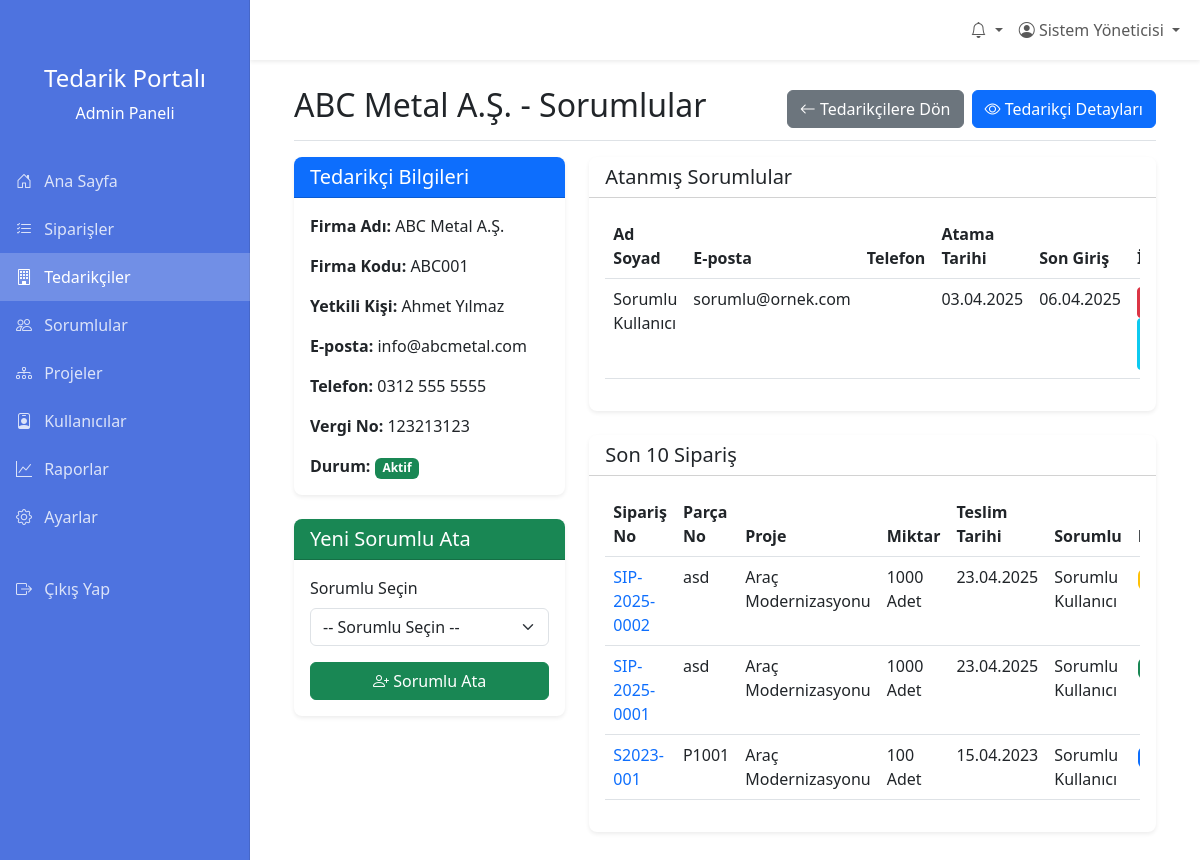
The app's page /admin/tedarikci_sorumlular.php?id=1 (signed in) with its own data.
### tables this page shows
CREATE TABLE `tedarikciler` (
  `id` int(11) NOT NULL,
  `firma_adi` varchar(255) NOT NULL,
  `firma_kodu` varchar(50) DEFAULT NULL,
  `adres` text DEFAULT NULL,
  `il` varchar(255) NOT NULL,
  `ilce` varchar(255) NOT NULL,
  `telefon` varchar(20) DEFAULT NULL,
  `email` varchar(100) DEFAULT NULL,
  `yetkili_kisi` varchar(100) DEFAULT NULL,
  `vergi_dairesi` varchar(255) NOT NULL,
  `vergi_no` varchar(20) DEFAULT NULL,
  `aktif` tinyint(1) NOT NULL DEFAULT 1,
  `olusturan_id` int(11) NOT NULL,
  `olusturma_tarihi` datetime DEFAULT current_timestamp(),
  `guncelleme_tarihi` datetime DEFAULT NULL ON UPDATE current_timestamp(),
  `kullanici_id` int(11) DEFAULT NULL,
  `aciklama` varchar(255) NOT NULL
);

CREATE TABLE `sorumluluklar` (
  `id` int(11) NOT NULL,
  `sorumlu_id` int(11) NOT NULL,
  `tedarikci_id` int(11) NOT NULL,
  `atama_tarihi` datetime DEFAULT current_timestamp(),
  `olusturan_id` int(11) NOT NULL
);

CREATE TABLE `kullanicilar` (
  `id` int(11) NOT NULL,
  `kullanici_adi` varchar(50) NOT NULL,
  `sifre` varchar(255) NOT NULL,
  `ad_soyad` varchar(100) NOT NULL,
  `email` varchar(100) NOT NULL,
  `telefon` varchar(20) DEFAULT NULL,
  `rol` enum('Admin','Sorumlu','Tedarikci') NOT NULL DEFAULT 'Tedarikci',
  `firma_id` int(11) DEFAULT NULL,
  `aktif` tinyint(1) NOT NULL DEFAULT 1,
  `son_giris` datetime DEFAULT NULL,
  `olusturma_tarihi` datetime DEFAULT current_timestamp(),
  `guncelleme_tarihi` date NOT NULL DEFAULT current_timestamp()
);

CREATE TABLE `siparisler` (
  `id` int(11) NOT NULL,
  `siparis_no` varchar(50) NOT NULL,
  `parca_no` varchar(50) NOT NULL,
  `tanim` varchar(255) DEFAULT NULL,
  `proje_id` int(11) DEFAULT NULL,
  `tedarikci_id` int(11) DEFAULT NULL,
  `sorumlu_id` int(11) DEFAULT NULL,
  `acilis_tarihi` date NOT NULL,
  `parca_adi` varchar(255) NOT NULL,
  `teslim_tarihi` date DEFAULT NULL,
  `miktar` int(11) DEFAULT 0,
  `birim` varchar(20) DEFAULT NULL,
  `kalan_miktar` int(11) DEFAULT 0,
  `teslim_edilen_miktar` int(11) NOT NULL,
  `durum_id` int(11) NOT NULL,
  `fai` tinyint(1) DEFAULT 0,
  `paketleme` varchar(100) DEFAULT NULL,
  `satinalmaci` varchar(100) DEFAULT NULL,
  `alt_malzeme` text DEFAULT NULL,
  `tedarikci_tarihi` date DEFAULT NULL,
  `tedarikci_notu` text DEFAULT NULL,
  `onaylanan_revizyon` varchar(50) DEFAULT NULL,
  `tedarikci_parca_no` varchar(50) DEFAULT NULL,
  `vehicle_id` varchar(50) DEFAULT NULL,
  `olusturan_id` int(11) NOT NULL,
  `olusturma_tarihi` datetime DEFAULT current_timestamp(),
  `guncelleme_tarihi` datetime DEFAULT NULL ON UPDATE current_timestamp(),
  `aciklama` varchar(255) NOT NULL
);

CREATE TABLE `projeler` (
  `id` int(11) NOT NULL,
  `proje_kodu` varchar(255) NOT NULL,
  `proje_adi` varchar(255) NOT NULL,
  `proje_yoneticisi` varchar(255) DEFAULT NULL,
  `proje_aciklama` text DEFAULT NULL,
  `baslangic_tarihi` date DEFAULT NULL,
  `bitis_tarihi` date DEFAULT NULL,
  `durum` enum('Aktif','Tamamlandi','Beklemede','Iptal') NOT NULL DEFAULT 'Aktif',
  `olusturan_id` int(11) NOT NULL,
  `olusturma_tarihi` datetime DEFAULT current_timestamp(),
  `guncelleme_tarihi` datetime DEFAULT NULL ON UPDATE current_timestamp(),
  `aktif` tinyint(1) NOT NULL DEFAULT 1
);

### admin/tedarikci_sorumlular.php (the view, shortened to what the rows shown need)
<?php
require_once '../config.php';
$tedarikci_id = intval($_GET['id']);
$tedarikci_sql = "SELECT * FROM tedarikciler WHERE id = ?";
$tedarikci_stmt = $db->prepare($tedarikci_sql);
$tedarikci_stmt->execute([$tedarikci_id]);
$tedarikci = $tedarikci_stmt->fetch(PDO::FETCH_ASSOC);
$sorumluluklari_sql = "SELECT s.*, k.ad_soyad, k.email, k.telefon, k.kullanici_adi, k.son_giris
                       FROM sorumluluklar s
                       INNER JOIN kullanicilar k ON s.sorumlu_id = k.id
                       WHERE s.tedarikci_id = ?
                       ORDER BY k.ad_soyad";
$sorumluluklari_stmt = $db->prepare($sorumluluklari_sql);
$sorumluluklari_stmt->execute([$tedarikci_id]);
$sorumlular = $sorumluluklari_stmt->fetchAll(PDO::FETCH_ASSOC);
$siparisler_sql = "SELECT s.*, sd.durum_adi, k.ad_soyad as sorumlu_adi, p.proje_adi
                  FROM siparisler s
                  LEFT JOIN siparis_durumlari sd ON s.durum_id = sd.id
                  LEFT JOIN kullanicilar k ON s.sorumlu_id = k.id
                  LEFT JOIN projeler p ON s.proje_id = p.id
                  WHERE s.tedarikci_id = ?
                  ORDER BY s.olusturma_tarihi DESC
                  LIMIT 10";
$siparisler_stmt = $db->prepare($siparisler_sql);
$siparisler_stmt->execute([$tedarikci_id]);
$siparisler = $siparisler_stmt->fetchAll(PDO::FETCH_ASSOC);
?>
<!DOCTYPE html>
<html lang="tr">
<head>
    <link rel="stylesheet" href="https://cdn.jsdelivr.net/npm/bootstrap@5.3.0/dist/css/bootstrap.min.css">
    <link rel="stylesheet" href="https://cdn.jsdelivr.net/npm/bootstrap-icons@1.10.0/font/bootstrap-icons.css">
</head>
<body>
    <main>
        <div class="container-fluid">
            <div class="d-flex justify-content-between flex-wrap flex-md-nowrap align-items-center pt-3 pb-2 mb-3 border-bottom">
                <h1 class="h2"><?= guvenli($tedarikci['firma_adi']) ?> - Sorumlular</h1>
                <div class="btn-toolbar mb-2 mb-md-0">
                    <a href="tedarikciler.php" class="btn btn-secondary me-2">
                    </a>
                    <a href="tedarikci_detay.php?id=<?= $tedarikci_id ?>" class="btn btn-primary">
                    </a>
                </div>
            </div>
            <div class="row">
                <div class="col-md-4">
                    <div class="card mb-4">
                        <div class="card-body">
                            <p><strong>Firma Adı:</strong> <?= guvenli($tedarikci['firma_adi']) ?></p>
                            <p><strong>Firma Kodu:</strong> <?= guvenli($tedarikci['firma_kodu']) ?></p>
                            <p><strong>Yetkili Kişi:</strong> <?= guvenli($tedarikci['yetkili_kisi']) ?></p>
                            <p><strong>E-posta:</strong> <?= guvenli($tedarikci['email']) ?></p>
                            <p><strong>Telefon:</strong> <?= guvenli($tedarikci['telefon']) ?></p>
                            <p><strong>Vergi No:</strong> <?= guvenli($tedarikci['vergi_no']) ?></p>
                            <p class="mb-0"><strong>Durum:</strong>
                                <?php if ($tedarikci['aktif']): ?>
                                    <span class="badge bg-success">Aktif</span>
                                <?php else: ?>
                                    <span class="badge bg-danger">Pasif</span>
                                <?php endif; ?>
                            </p>
                        </div>
                    </div>
                </div>
                <div class="col-md-8">
                    <div class="card mb-4">
                        <div class="card-body">
                            <?php if (count($sorumlular) > 0): ?>
                                <div class="table-responsive">
                                    <table class="table table-hover">
                                        <thead>
                                            <tr>
                                                <th>Ad Soyad</th>
                                                <th>E-posta</th>
                                                <th>Telefon</th>
                                                <th>Atama Tarihi</th>
                                                <th>Son Giriş</th>
                                                <th>İşlemler</th>
                                            </tr>
                                        </thead>
                                        <tbody>
                                            <?php foreach ($sorumlular as $sorumlu): ?>
                                                <tr>
                                                    <td><?= guvenli($sorumlu['ad_soyad']) ?></td>
                                                    <td><?= guvenli($sorumlu['email']) ?></td>
                                                    <td><?= guvenli($sorumlu['telefon']) ?></td>
                                                    <td><?= tarihFormatla($sorumlu['atama_tarihi']) ?></td>
                                                    <td><?= $sorumlu['son_giris'] ? tarihFormatla($sorumlu['son_giris']) : '-' ?></td>
                                                    <td>
                                                        <form method="post" action="" onsubmit="return confirm('<?= $sorumlu['ad_soyad'] ?> adlı sorumluyu bu tedarikçiden kaldırmak istediğinize emin misiniz?');" class="d-inline">
                                                            <button type="submit" class="btn btn-danger btn-sm">
                                                            </button>
                                                        </form>
                                                        <a href="kullanici_detay.php?id=<?= $sorumlu['sorumlu_id'] ?>" class="btn btn-info btn-sm">
                                                        </a>
                                                    </td>
                                                </tr>
                                            <?php endforeach; ?>
                                        </tbody>
                                    </table>
                                </div>
                            <?php else: ?>
                                <div class="alert alert-warning">
                                    <i class="bi bi-exclamation-triangle"></i> Bu tedarikçiye henüz sorumlu atanmamış.
                                </div>
                            <?php endif; ?>
                        </div>
                    </div>
                    <div class="card">
                        <div class="card-body">
                            <?php if (count($siparisler) > 0): ?>
                                <div class="table-responsive">
                                    <table class="table table-hover">
                                        <thead>
                                            <tr>
                                                <th>Sipariş No</th>
                                                <th>Parça No</th>
                                                <th>Proje</th>
                                                <th>Miktar</th>
                                                <th>Teslim Tarihi</th>
                                                <th>Sorumlu</th>
                                                <th>Durum</th>
                                            </tr>
                                        </thead>
                                        <tbody>
                                            <?php foreach ($siparisler as $siparis): ?>
                                                <tr>
                                                    <td>
                                                        <a href="siparis_detay.php?id=<?= $siparis['id'] ?>" class="text-decoration-none">
                                                            <?= guvenli($siparis['siparis_no']) ?>
                                                        </a>
                                                    </td>
                                                    <td><?= guvenli($siparis['parca_no']) ?></td>
                                                    <td><?= guvenli($siparis['proje_adi']) ?></td>
                                                    <td><?= guvenli($siparis['miktar']) ?> <?= guvenli($siparis['birim']) ?></td>
                                                    <td><?= $siparis['teslim_tarihi'] ? tarihFormatla($siparis['teslim_tarihi']) : '-' ?></td>
                                                    <td><?= guvenli($siparis['sorumlu_adi']) ?></td>
                                                    <td>
                                                        <?php
                                                        $durum_renk = '';
                                                        switch($siparis['durum_id']) {
                                                            case 1: $durum_renk = 'primary'; break;
                                                            case 2: $durum_renk = 'success'; break;
                                                            case 3: $durum_renk = 'warning'; break;
                                                        }
                                                        ?>
                                                        <span class="badge bg-<?= $durum_renk ?>"><?= guvenli($siparis['durum_adi']) ?></span>
                                                    </td>
                                                </tr>
                                            <?php endforeach; ?>
                                        </tbody>
                                    </table>
                                </div>
                            <?php else: ?>
                                <div class="alert alert-info">
                                    <i class="bi bi-info-circle"></i> Bu tedarikçiye ait sipariş bulunmamaktadır.
                                </div>
                            <?php endif; ?>
                        </div>
                    </div>
                </div>
            </div>
        </div>
    </main>
</body>
</html>

### records on screen
tedarikciler: firma_adi "ABC Metal A.Ş.", firma_kodu "ABC001", yetkili_kisi "Ahmet Yılmaz", email "info@abcmetal.com", telefon "0312 555 5555", vergi_no "123213123"
sorumluluklar: sorumlu.ad_soyad "Sorumlu Kullanıcı", sorumlu.email "sorumlu@ornek.com", atama_tarihi "03.04.2025", sorumlu.son_giris "06.04.2025"
siparisler: siparis_no "SIP-2025-0002", parca_no "asd", proje.proje_adi "Araç Modernizasyonu", miktar "1000", birim "Adet", teslim_tarihi "23.04.2025", sorumlu.ad_soyad "Sorumlu Kullanıcı"
siparisler: siparis_no "SIP-2025-0001", parca_no "asd", proje.proje_adi "Araç Modernizasyonu", miktar "1000", birim "Adet", teslim_tarihi "23.04.2025", sorumlu.ad_soyad "Sorumlu Kullanıcı"
siparisler: siparis_no "S2023-001", parca_no "P1001", proje.proje_adi "Araç Modernizasyonu", miktar "100", birim "Adet", teslim_tarihi "15.04.2023", sorumlu.ad_soyad "Sorumlu Kullanıcı"

### other values on screen
guvenli($_SESSION['ad_soyad']) "Sistem Yöneticisi"
